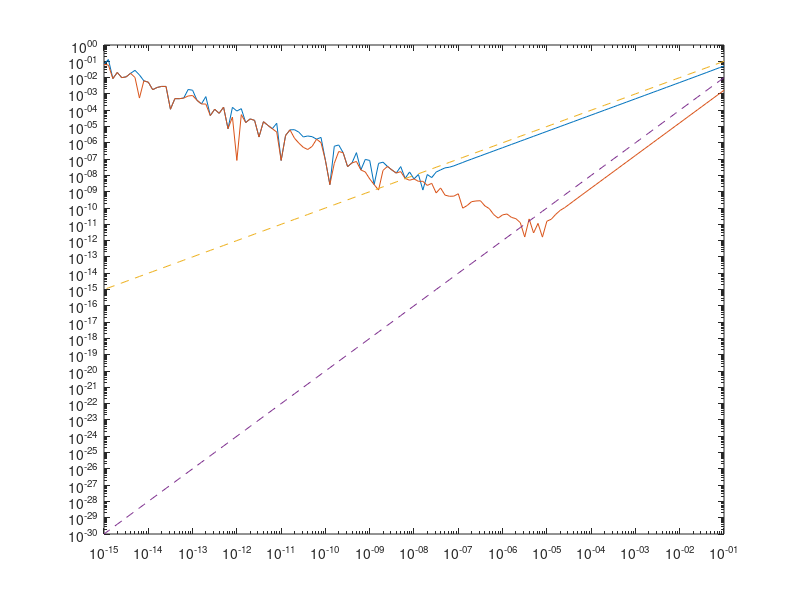

Write the MATLAB code that produced this figure.
% Probleem 1 -------------------------------------------------------------------------------
n = -1:-0.1:-15
h = 10.^n

y1 = (5*exp(h) - 5)./h
y2 = (5*exp(h) - 5*exp(-h))./(2*h)

rel1 = abs(5-y1)/5                %Relatieve fout is (verwacht-uitgekomen)/verwacht
rel2 = abs(5-y2)/5

figure
loglog(h, rel1)
hold on                           %Nodig zodat beide plots getekend worden, ofanders wordt de eerste door de tweede overschreven.
loglog(h, rel2)


% Probleem 2 -------------------------------------------------------------------------------
hold on 
k1 = 1
hk1 = h .^k1
loglog(h, hk1, '--')
hold on 
k2 = 2
hk2 = h .^k2
loglog(h, hk2, '--')
